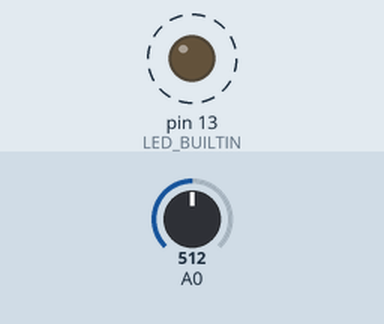
Recording of a sketch running on a simulated Arduino Uno, built with avr-gcc and run on an emulated ATmega328P. Shown: output pins drawn as LEDs (lit = HIGH). Dashed ring = blinking. Inputs (shaded band) come from the test bench; at power-on: A0 = 512. What the sketch prints to the serial monitor is not drawn.

Above: at 0.2 s.
Timing chart, 0 to 3.0 s (numbered marks = the images above):
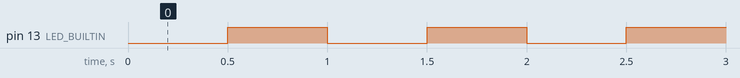

The sketch:

TimingTraps.ino
```cpp
// Tier C — timing patterns, including the two the importer must NOT clean up.
//
// Register / §4.2:
//   - `millis() - last >= interval` is the safe form and lifts to Every N ms.
//   - `millis() >= last + interval` is rollover-unsafe. It must import as-is
//     and raise a warning. Lifting it into a node that emits the safe form
//     would fix a 49.7-day bug without telling anyone, which is a behaviour
//     change disguised as a favour.
//   - analogRead(A0) called twice in one expression is a candidate
//     SEMANTIC-DIVERGENCE: codegen's hoisting rule may collapse it, and the
//     original was the buggy one.

unsigned long previousMillis = 0;
unsigned long unsafeLast = 0;
unsigned long accumulator = 0;

const long interval = 500;
int ledState = LOW;

void setup() {
  Serial.begin(9600);
  pinMode(LED_BUILTIN, OUTPUT);
}

void loop() {
  unsigned long currentMillis = millis();

  // Safe: the canonical BlinkWithoutDelay shape.
  if (currentMillis - previousMillis >= interval) {
    previousMillis = currentMillis;
    ledState = (ledState == LOW) ? HIGH : LOW;
    digitalWrite(LED_BUILTIN, ledState);
  }

  // Rollover-unsafe. Import as written, warn, do not repair.
  if (millis() >= unsafeLast + 1000) {
    unsafeLast = millis();
    Serial.println("tick");
  }

  // Drift-free variant: accumulate instead of resampling.
  if (millis() - accumulator >= 250) {
    accumulator += 250;
    Serial.println(analogRead(A0));
  }

  // Two impure reads in one expression. Do not deduplicate.
  int jitter = analogRead(A0) - analogRead(A0);
  if (jitter > 8) {
    Serial.print("jitter ");
    Serial.println(jitter);
  }
}
```

Measured:
- by itself, pin 13 (LED_BUILTIN): alternates HIGH for 0.50 s and LOW for 0.50 s
